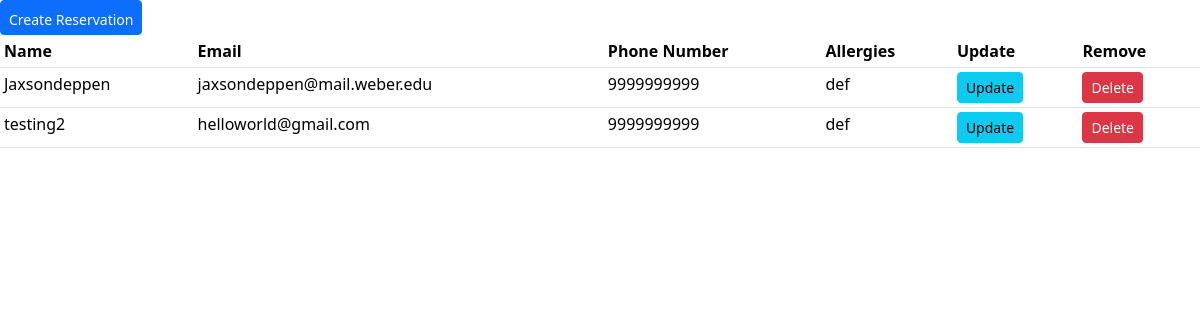
The app's page /, older data.
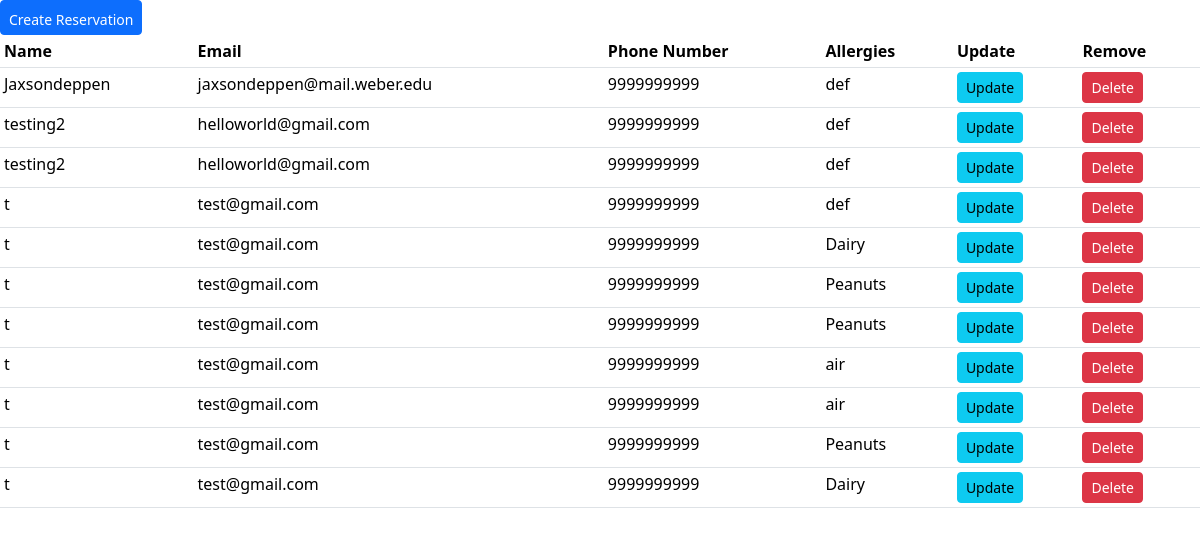
The same page, newer data.
### reviews/models.py (models this page shows, shortened)
class Review(models.Model):
    user_name = models.CharField(max_length=100)
    email = models.EmailField(default="test@gmail.com")
    number = models.IntegerField(default=9999999999)
    allergies = models.CharField(choices=allergies,max_length=50)

### reviews/views.py (the view)
# urls.py: path("", views.events, name="events"),
def events(request):
    events = Review.objects.all()
    context = {'events': events}
    return render(request, 'reviews/events.html',context)

### reviews/templates/reviews/events.html (shortened to what this page needs)
{% load static %}
<!DOCTYPE html>
<html lang="en">
  <head>
    <link href="https://cdn.jsdelivr.net/npm/bootstrap@5.3.3/dist/css/bootstrap.min.css" rel="stylesheet">
  </head>
  <body>
    <a class="btn btn-primary btn-sm btn-block pl-5 pt-2" href="{% url 'crud:review' %}">Create Reservation</a>
    <table class="table table-sm pl-5 pr-5">
        <tr>
            <th>Name</th>
            <th>Email</th>
            <th>Phone Number</th>
            <th>Allergies</th>
            <th>Update</th>
            <th>Remove</th>
        </tr>
    {% for p in events %}
    <tr>
        <td>{{p.user_name}}</td>
        <td>{{p.email}}</td>
        <td>{{p.number}}</td>
        <td>{{p.allergies}}</td>
        <td><a class="btn btn-sm btn-info"href="{% url 'crud:update_review' p.id %}">Update</a></td>
        <td><a class="btn btn-sm btn-danger" href="{% url 'crud:delete_review' p.id %}">Delete</a></td>
    </tr>
    {% endfor %}
    </table>
  </body>
</html>

Row changes from the older to the newer data that the page shows:
added Review: user_name "testing2", email "helloworld@gmail.com", number "9999999999", allergies "def"
added Review: user_name "t", email "test@gmail.com", number "9999999999", allergies "def"
added Review: user_name "t", email "test@gmail.com", number "9999999999", allergies "Dairy"
added Review: user_name "t", email "test@gmail.com", number "9999999999", allergies "Peanuts"
added Review: user_name "t", email "test@gmail.com", number "9999999999", allergies "Peanuts"
added Review: user_name "t", email "test@gmail.com", number "9999999999", allergies "air"
added Review: user_name "t", email "test@gmail.com", number "9999999999", allergies "air"
added Review: user_name "t", email "test@gmail.com", number "9999999999", allergies "Peanuts"
added Review: user_name "t", email "test@gmail.com", number "9999999999", allergies "Dairy"
